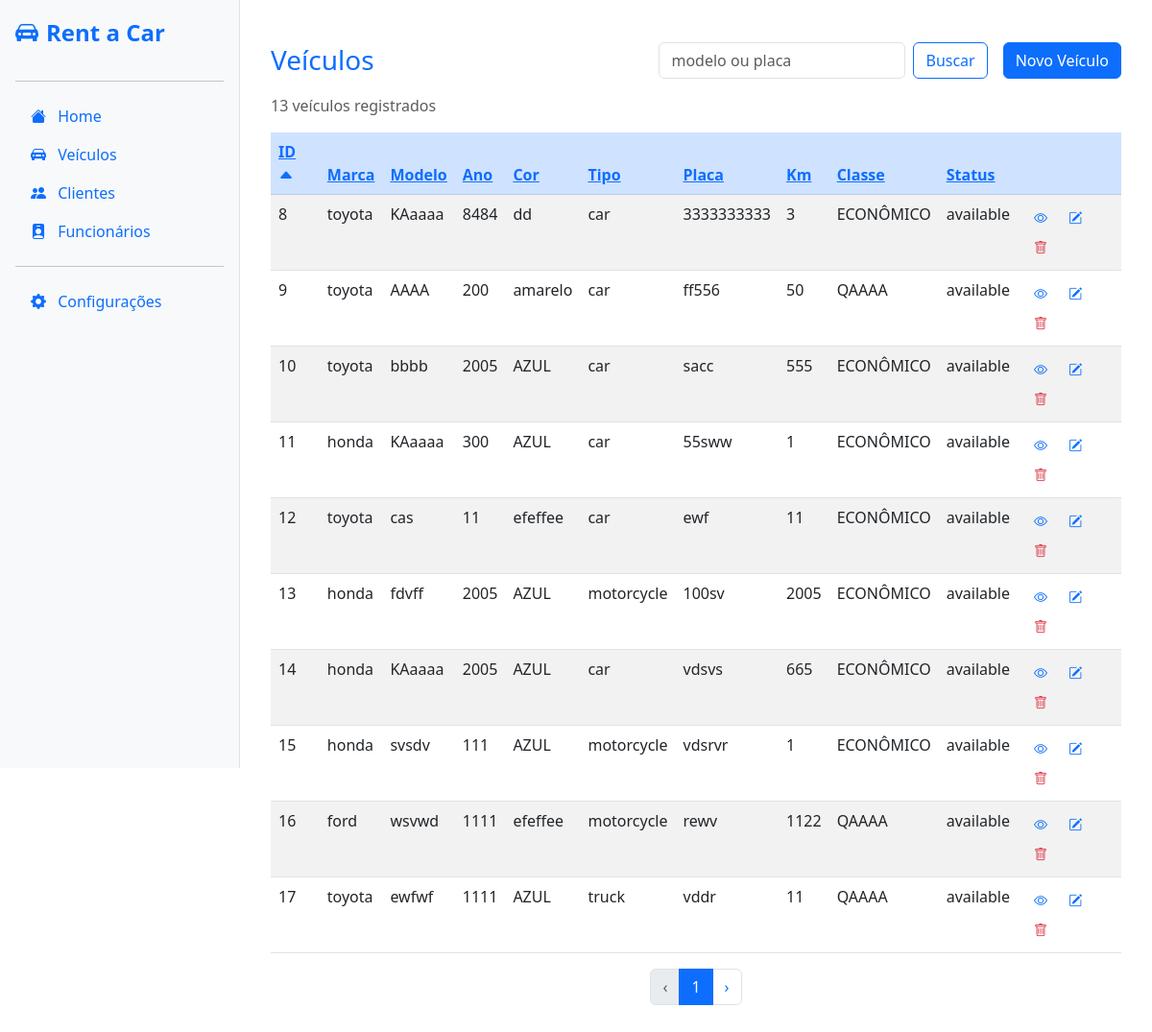
The page /veiculos/ on the database its author committed.
### vehicles/models.py (models this page shows, shortened)
class Vehicle(models.Model):
    vehicle_type = models.CharField(max_length=10, choices=VEHICLE_TYPE_CHOICES)
    brand = models.CharField(max_length=20, choices=VEHICLE_BRAND_CHOICES)
    model = models.CharField(max_length=50)
    year = models.IntegerField()
    color = models.CharField(max_length=20)
    km = models.IntegerField()
    status = models.CharField(max_length=10, choices=STATUS_CHOICES, default='available')
    description = models.TextField(blank=True, null=True)
    created_at = models.DateTimeField(auto_now_add=True)
    plate = models.CharField(max_length=10, unique=True, default='')
    vehicle_class = models.ForeignKey(VehicleClass, on_delete=models.PROTECT)
    image = models.ImageField(upload_to='vehicles/images/', blank=True, null=True)

class VehicleClass(models.Model):
    name = models.CharField(max_length=50)
    description = models.TextField(blank=True, null=True)
    daily_price = models.DecimalField(max_digits=10, decimal_places=2)
    def __str__(self):
        return self.name

### vehicles/views.py (the view)
# urls.py: path('veiculos/', views.list_vehicles, name='list_vehicles'),
def list_vehicles(request):
    query = request.GET.get('search', '')
    sort = request.GET.get('sort', 'id')
    order = request.GET.get('order', 'asc')
    sort_field = sort if order == 'asc' else f'-{sort}'
    if query:
        vehicles = Vehicle.objects.filter(plate__icontains=query) | Vehicle.objects.filter(model__icontains=query)
    else:
        vehicles = Vehicle.objects.all()
    vehicles = vehicles.order_by(sort_field)
    paginator = Paginator(vehicles, 10)
    page_number = request.GET.get('page')
    page_obj = paginator.get_page(page_number)
    count = Vehicle.objects.count()
    dados = {
        'total': count,
        'vehicles': page_obj,
        'query': query,
        'sort': sort,
        'order': order,
        'page_obj': page_obj,
    }
    return render(request, 'vehicles/list_vehicles.html', dados)

### vehicles/templates/vehicles/list_vehicles.html (shortened to what this page needs)
{% extends "base/base.html" %} {% block content %}
<div class="container mt-4">
  <div class="d-flex align-items-center justify-content-between mb-3 flex-wrap">
    <h3 class="mb-0 me-3 text-primary">Veículos</h3>
    <div class="d-flex ms-auto">
      <form class="form-inline d-flex me-2" method="get">
        <input
          class="form-control me-2"
          type="search"
          placeholder="modelo ou placa"
          aria-label="Buscar"
          name="search"
          value="{{ query|default:'' }}"
        />
        <button class="btn btn-outline-primary me-2" type="submit">
          Buscar
        </button>
      </form>
      <a href="{% url 'create_vehicle' %}" class="btn btn-primary"
        >Novo Veículo</a
      >
    </div>
  </div>
  <p class="text-muted">{{ vehicles.paginator.count }} veículos registrados</p>
  <table class="table table-striped">
    <thead class="table-primary">
      <tr>
        <th>
          <a
            href="?sort=id&order={% if sort == 'id' and order == 'asc' %}desc{% else %}asc{% endif %}&search={{ query|urlencode }}"
            >ID {% if sort == 'id' %}<i
              class="bi bi-caret-{% if order == 'asc' %}up{% else %}down{% endif %}-fill"
            ></i
            >{% endif %}</a
          >
        </th>
        <th>
          <a
            href="?sort=brand&order={% if sort == 'brand' and order == 'asc' %}desc{% else %}asc{% endif %}&search={{ query|urlencode }}"
            >Marca </a
          >
        </th>
        <th>
          <a
            href="?sort=model&order={% if sort == 'model' and order == 'asc' %}desc{% else %}asc{% endif %}&search={{ query|urlencode }}"
            >Modelo </a
          >
        </th>
        <th>
          <a
            href="?sort=year&order={% if sort == 'year' and order == 'asc' %}desc{% else %}asc{% endif %}&search={{ query|urlencode }}"
            >Ano </a
          >
        </th>
        <th>
          <a
            href="?sort=color&order={% if sort == 'color' and order == 'asc' %}desc{% else %}asc{% endif %}&search={{ query|urlencode }}"
            >Cor </a
          >
        </th>
        <th>
          <a
            href="?sort=vehicle_type&order={% if sort == 'vehicle_type' and order == 'asc' %}desc{% else %}asc{% endif %}&search={{ query|urlencode }}"
            >Tipo </a
          >
        </th>
        <th>
          <a
            href="?sort=plate&order={% if sort == 'plate' and order == 'asc' %}desc{% else %}asc{% endif %}&search={{ query|urlencode }}"
            >Placa </a
          >
        </th>
        <th>
          <a
            href="?sort=km&order={% if sort == 'km' and order == 'asc' %}desc{% else %}asc{% endif %}&search={{ query|urlencode }}"
            >Km </a
          >
        </th>
        <th>
          <a
            href="?sort=vehicle_class&order={% if sort == 'vehicle_class' and order == 'asc' %}desc{% else %}asc{% endif %}&search={{ query|urlencode }}"
            >Classe </a
          >
        </th>
        <th>
          <a
            href="?sort=status&order={% if sort == 'status' and order == 'asc' %}desc{% else %}asc{% endif %}&search={{ query|urlencode }}"
            >Status </a
          >
        </th>
        <th></th>
      </tr>
    </thead>
    <tbody>
      {% for vehicle in vehicles %}
      <tr>
        <td>{{ vehicle.id }}</td>
        <td>{{ vehicle.brand }}</td>
        <td>{{ vehicle.model }}</td>
        <td>{{ vehicle.year }}</td>
        <td>{{ vehicle.color }}</td>
        <td>{{ vehicle.vehicle_type }}</td>
        <td>{{ vehicle.plate }}</td>
        <td>{{ vehicle.km }}</td>
        <td>{{ vehicle.vehicle_class }}</td>
        <td>{{ vehicle.status }}</td>
        <td>
          <a href="{% url 'vehicle_detail' vehicle.id %}" class="btn btn-sm">
            <i class="bi bi-eye text-primary"></i>
          </a>
          <a href="{% url 'update_vehicle' vehicle.id %}" class="btn btn-sm">
            <i class="bi bi-pencil-square text-primary"></i>
          </a>
          <button
            type="button"
            class="btn btn-sm"
            data-bs-toggle="modal"
            data-bs-target="#deleteModal{{ vehicle.id }}"
          >
            <i class="bi bi-trash text-danger"></i>
          </button>
        </td>
      </tr>
      {% endfor %}
    </tbody>
  </table>
  <nav aria-label="Paginacao">
    <ul class="pagination justify-content-center">
      {% if vehicles.has_previous %}
      <li class="page-item">
        <a
          class="page-link"
          href="?page={{ vehicles.previous_page_number }}&sort={{ sort }}&order={{ order }}&search={{ query|urlencode }}"
          aria-label="Anterior"
        >
          ‹
        </a>
      </li>
      {% else %}
      <li class="page-item disabled">
        <span class="page-link" aria-label="Anterior">‹</span>
      </li>
      {% endif %}
      <li class="page-item active">
        <span class="page-link">{{ vehicles.number }}</span>
      </li>
      {% if vehicles.has_next %}
      <li class="page-item">
        <a
          class="page-link"
          href="?page={{ vehicles.next_page_number }}&sort={{ sort }}&order={{ order }}&search={{ query|urlencode }}"
          aria-label="Próxima"
        >
          ›
        </a>
      </li>
      {% else %}
      <li class="page-item disabled">
        <span class="page-link" aria-label="Próxima">›</span>
      </li>
      {% endif %}
    </ul>
  </nav>
  {% endblock %}

### rows shown on the page
Vehicle: id "8", brand "toyota", model "KAaaaa", year "8484", color "dd", vehicle_type "car", plate "3333333333", km "3", vehicle_class "ECONÔMICO", status "available"
Vehicle: id "9", brand "toyota", model "AAAA", year "200", color "amarelo", vehicle_type "car", plate "ff556", km "50", vehicle_class "QAAAA", status "available"
Vehicle: id "10", brand "toyota", model "bbbb", year "2005", color "AZUL", vehicle_type "car", plate "sacc", km "555", vehicle_class "ECONÔMICO", status "available"
Vehicle: id "11", brand "honda", model "KAaaaa", year "300", color "AZUL", vehicle_type "car", plate "55sww", km "1", vehicle_class "ECONÔMICO", status "available"
Vehicle: id "12", brand "toyota", model "cas", year "11", color "efeffee", vehicle_type "car", plate "ewf", km "11", vehicle_class "ECONÔMICO", status "available"
Vehicle: id "13", brand "honda", model "fdvff", year "2005", color "AZUL", vehicle_type "motorcycle", plate "100sv", km "2005", vehicle_class "ECONÔMICO", status "available"
Vehicle: id "14", brand "honda", model "KAaaaa", year "2005", color "AZUL", vehicle_type "car", plate "vdsvs", km "665", vehicle_class "ECONÔMICO", status "available"
Vehicle: id "15", brand "honda", model "svsdv", year "111", color "AZUL", vehicle_type "motorcycle", plate "vdsrvr", km "1", vehicle_class "ECONÔMICO", status "available"
Vehicle: id "16", brand "ford", model "wsvwd", year "1111", color "efeffee", vehicle_type "motorcycle", plate "rewv", km "1122", vehicle_class "QAAAA", status "available"
Vehicle: id "17", brand "toyota", model "ewfwf", year "1111", color "AZUL", vehicle_type "truck", plate "vddr", km "11", vehicle_class "QAAAA", status "available"

### other values the page prints
{{ vehicles.paginator.count }} "13"
{{ vehicles.number }} "1"
